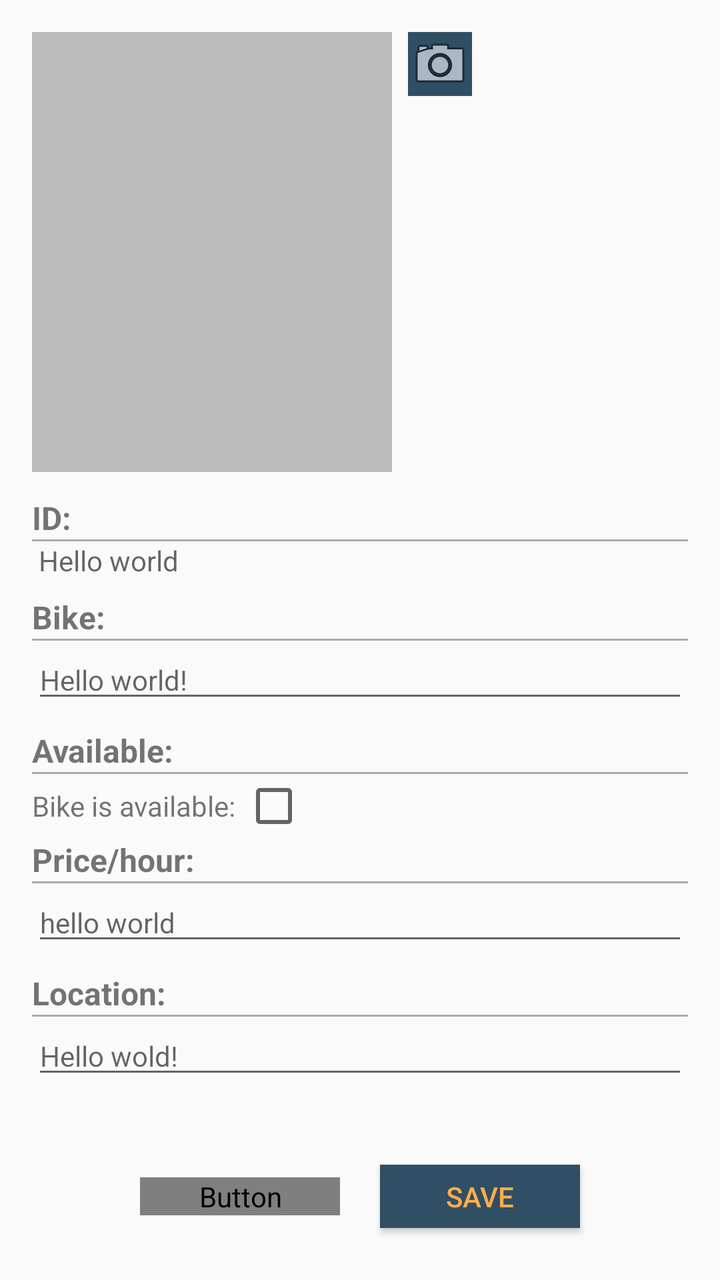
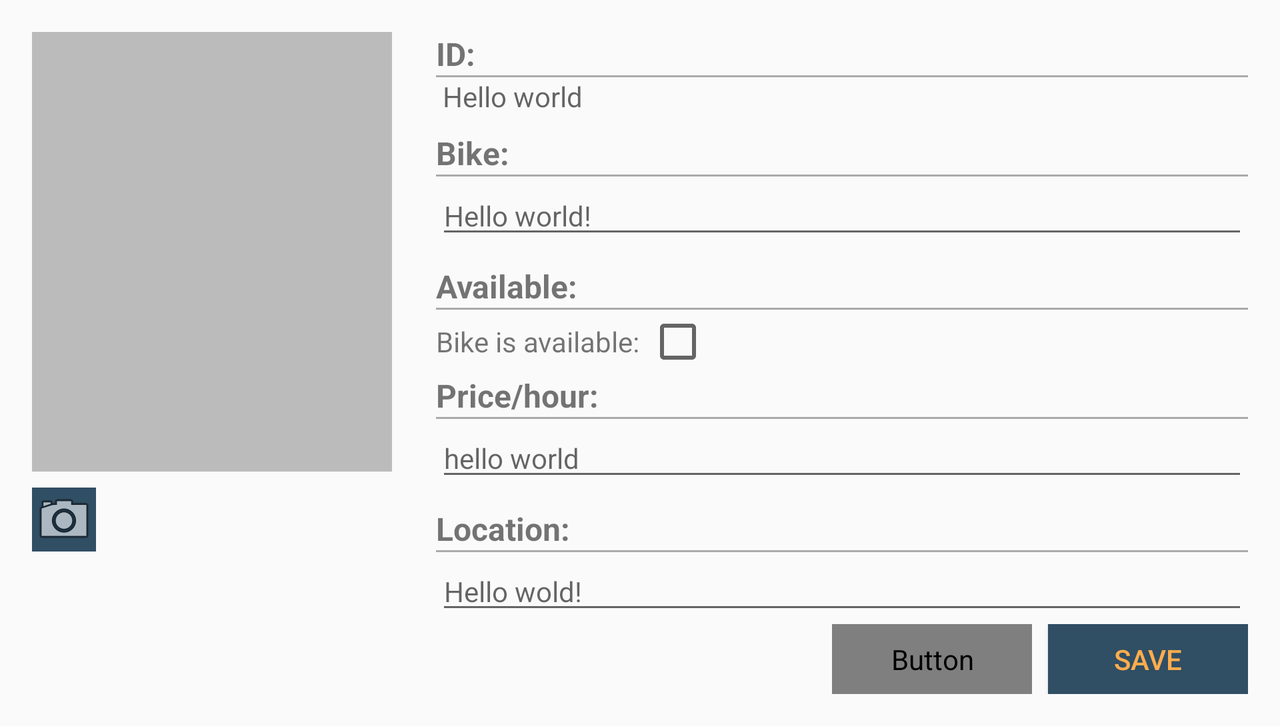

An Android layout and its configuration variant, each rendered on a device that would load it. The default file and the variant file are quoted in full after the pictures.
<!-- AndroidManifest.xml: application theme AppTheme -->
<!-- res/layout/activity_edit_bike.xml -->
<LinearLayout xmlns:android="http://schemas.android.com/apk/res/android"
              android:layout_width="match_parent"
              android:layout_height="match_parent"
              android:padding="16dp"
              android:orientation="vertical" >

    <LinearLayout
            android:layout_width="match_parent"
            android:layout_height="wrap_content">
        <ImageView
                android:layout_width="180dp"
                android:layout_height="220dp"
                android:scaleType="center"
                android:cropToPadding="true"
                android:layout_marginRight="8dp"
                android:layout_marginBottom="12dp"
                android:background="@color/colorBackground"
                android:id="@+id/bike_photo"/>

        <ImageButton
                android:src="@android:drawable/ic_menu_camera"
                android:layout_width="wrap_content"
                android:layout_height="wrap_content"
                android:background="@color/colorPrimaryLight"
                android:id="@+id/btn_camera"/>
    </LinearLayout>

    <LinearLayout
            android:layout_width="match_parent"
            android:layout_height="wrap_content"
            android:orientation="vertical">

        <TextView
                android:text="@string/label_bike_id"
                android:textSize="16sp"
                android:textStyle="bold"
                android:layout_width="wrap_content"
                android:layout_height="wrap_content"/>

        <View
                android:layout_width="match_parent"
                android:layout_height="1dp"
                android:background="@android:color/darker_gray"/>

        <TextView
                android:layout_width="wrap_content"
                android:textSize="14sp"
                android:layout_marginBottom="8dp"
                android:hint=" Hello world"
                android:layout_height="wrap_content" android:id="@+id/bike_id"/>

        <TextView
                android:text="@string/label_bike_name"
                android:textStyle="bold"
                android:textSize="16sp"
                android:layout_width="wrap_content"
                android:layout_height="wrap_content"/>

        <View
                android:layout_width="match_parent"
                android:layout_height="1dp"
                android:background="@android:color/darker_gray"/>

        <EditText
                android:layout_width="match_parent"
                android:textSize="14sp"
                android:layout_marginBottom="8dp"
                android:hint="Hello world!"
                android:layout_height="wrap_content" android:id="@+id/bike_name"/>

        <TextView
                android:text="@string/label_available"
                android:textStyle="bold"
                android:textSize="16sp"
                android:layout_width="wrap_content"
                android:layout_height="wrap_content"/>

        <View
                android:layout_width="match_parent"
                android:layout_height="1dp"
                android:background="@android:color/darker_gray"/>

        <LinearLayout
                android:layout_width="match_parent"
                android:layout_height="wrap_content"
                android:orientation="horizontal">

            <TextView
                    android:layout_width="wrap_content"
                    android:textSize="14sp"
                    android:text="Bike is available: "
                    android:layout_marginBottom="8dp"
                    android:layout_height="wrap_content"/>

            <CheckBox
                    android:layout_width="wrap_content"
                    android:layout_height="wrap_content"
                    android:id="@+id/bike_available"
            />

        </LinearLayout>
        <TextView
                android:text="@string/label_bike_price"
                android:textStyle="bold"
                android:textSize="16sp"
                android:layout_width="wrap_content"
                android:layout_height="wrap_content"/>

        <View
                android:layout_width="match_parent"
                android:layout_height="1dp"
                android:background="@android:color/darker_gray"/>

        <EditText
                android:layout_width="match_parent"
                android:hint="hello world"
                android:inputType="number"
                android:textSize="14sp"
                android:layout_marginBottom="8dp"
                android:layout_height="wrap_content" android:id="@+id/bike_price"/>

        <TextView
                android:text="@string/label_location"
                android:textStyle="bold"
                android:textSize="16sp"
                android:layout_width="wrap_content"
                android:layout_height="wrap_content"/>

        <View
                android:layout_width="match_parent"
                android:layout_height="1dp"
                android:background="@android:color/darker_gray"/>

        <EditText
                android:layout_width="match_parent"
                android:textSize="14sp"
                android:hint="Hello wold!"
                android:layout_marginBottom="28dp"
                android:layout_height="wrap_content" android:id="@+id/bike_location"/>
    </LinearLayout>

    <LinearLayout
            android:layout_width="match_parent"
            android:layout_height="wrap_content"
            android:gravity="center"
            android:orientation="horizontal"
    >
        <Button
                android:text="@string/btn_delete"
                android:textAllCaps="true"
                android:textColor="@color/colorWhite"
                android:background="@color/colorUnavailable"
                android:id="@+id/btn_delete"
                android:layout_width="100dp"
                android:layout_margin="10dp"
                android:layout_height="wrap_content"/>

        <Button
                android:text="@string/btn_save"
                android:textAllCaps="true"
                android:background="@color/colorPrimaryLight"
                android:textColor="@color/colorSecondary"
                android:id="@+id/btn_save"
                android:layout_margin="10dp"
                android:layout_width="100dp"
                android:layout_height="wrap_content"/>
    </LinearLayout>

</LinearLayout>
<!-- resources referenced by this layout -->
<resources>
  <color name="colorBackground">#BBBBBB</color>
  <color name="colorPrimaryLight">#304E64</color>
  <color name="colorSecondary">#FFAD4C</color>
  <color name="colorUnavailable">#AA0000</color>
  <string name="btn_delete">Delete</string>
  <string name="btn_save">Save</string>
  <string name="label_available">"Available: "</string>
  <string name="label_bike_id">"ID: "</string>
  <string name="label_bike_name">"Bike: "</string>
  <string name="label_bike_price">"Price/hour: "</string>
  <string name="label_location">"Location: "</string>
  <style name="AppTheme" parent="Theme.AppCompat.Light.DarkActionBar">
          
          <item name="colorPrimary">@color/colorPrimary</item>
          <item name="colorPrimaryDark">@color/colorPrimaryLight</item>
          <item name="colorAccent">@color/colorSecondary</item>
      </style>
  <color name="colorPrimary">#243D4D</color>
</resources>
<!-- res/layout-land/activity_edit_bike.xml (the repository's variant of the layout above) -->
<!-- drawn on the phone turned sideways -->
<ScrollView xmlns:android="http://schemas.android.com/apk/res/android"
            android:layout_width="match_parent"
            android:layout_height="match_parent"
            android:padding="16dp"
            android:orientation="vertical" >

    <LinearLayout
            android:layout_width="match_parent"
            android:layout_height="match_parent"
            android:orientation="horizontal"
            android:weightSum="1"
    >

        <LinearLayout
                android:layout_width="wrap_content"
                android:orientation="vertical"
                android:layout_height="wrap_content">

            <ImageView
                    android:layout_width="180dp"
                    android:layout_height="220dp"
                    android:scaleType="center"
                    android:cropToPadding="true"
                    android:layout_marginEnd="22dp"
                    android:background="@color/colorBackground"
                    android:id="@+id/bike_photo"/>

            <ImageButton
                    android:src="@android:drawable/ic_menu_camera"
                    android:layout_width="wrap_content"
                    android:layout_height="wrap_content"
                    android:layout_marginTop="8dp"
                    android:background="@color/colorPrimaryLight"
                    android:id="@+id/btn_camera"/>
        </LinearLayout>

        <LinearLayout
                android:layout_width="match_parent"
                android:layout_height="wrap_content"
                android:orientation="vertical">

            <TextView
                    android:text="@string/label_bike_id"
                    android:textSize="16sp"
                    android:textStyle="bold"
                    android:layout_width="wrap_content"
                    android:layout_height="wrap_content"/>

            <View
                    android:layout_width="match_parent"
                    android:layout_height="1dp"
                    android:background="@android:color/darker_gray"/>

            <TextView
                    android:layout_width="wrap_content"
                    android:textSize="14sp"
                    android:layout_marginBottom="8dp"
                    android:hint=" Hello world"
                    android:layout_height="wrap_content" android:id="@+id/bike_id"/>

            <TextView
                    android:text="@string/label_bike_name"
                    android:textStyle="bold"
                    android:textSize="16sp"
                    android:layout_width="wrap_content"
                    android:layout_height="wrap_content"/>

            <View
                    android:layout_width="match_parent"
                    android:layout_height="1dp"
                    android:background="@android:color/darker_gray"/>

            <EditText
                    android:layout_width="match_parent"
                    android:textSize="14sp"
                    android:layout_marginBottom="8dp"
                    android:hint="Hello world!"
                    android:layout_height="wrap_content" android:id="@+id/bike_name"/>

            <TextView
                    android:text="@string/label_available"
                    android:textStyle="bold"
                    android:textSize="16sp"
                    android:layout_width="wrap_content"
                    android:layout_height="wrap_content"/>

            <View
                    android:layout_width="match_parent"
                    android:layout_height="1dp"
                    android:background="@android:color/darker_gray"/>


            <LinearLayout
                    android:layout_width="match_parent"
                    android:layout_height="wrap_content"
                    android:orientation="horizontal">

                <TextView
                        android:layout_width="wrap_content"
                        android:textSize="14sp"
                        android:text="Bike is available: "
                        android:layout_marginBottom="8dp"
                        android:layout_height="wrap_content"/>

                <CheckBox
                        android:layout_width="wrap_content"
                        android:layout_height="wrap_content"
                        android:id="@+id/bike_available"
                />

            </LinearLayout>

            <TextView
                    android:text="@string/label_bike_price"
                    android:textStyle="bold"
                    android:textSize="16sp"
                    android:layout_width="wrap_content"
                    android:layout_height="wrap_content"/>

            <View
                    android:layout_width="match_parent"
                    android:layout_height="1dp"
                    android:background="@android:color/darker_gray"/>

            <EditText
                    android:layout_width="match_parent"
                    android:hint="hello world"
                    android:inputType="number"
                    android:textSize="14sp"
                    android:layout_marginBottom="8dp"
                    android:layout_height="wrap_content" android:id="@+id/bike_price"/>

            <TextView
                    android:text="@string/label_location"
                    android:textStyle="bold"
                    android:textSize="16sp"
                    android:layout_width="wrap_content"
                    android:layout_height="wrap_content"/>

            <View
                    android:layout_width="match_parent"
                    android:layout_height="1dp"
                    android:background="@android:color/darker_gray"/>

            <EditText
                    android:layout_width="match_parent"
                    android:textSize="14sp"
                    android:hint="Hello wold!"
                    android:layout_height="wrap_content" android:id="@+id/bike_location"/>

            <LinearLayout
                    android:layout_width="match_parent"
                    android:layout_height="wrap_content"
                    android:gravity="right"
                    android:orientation="horizontal"
            >
                <Button
                        android:text="@string/btn_delete"
                        android:textAllCaps="true"
                        android:textColor="@color/colorWhite"
                        android:background="@color/colorUnavailable"
                        android:id="@+id/btn_delete"
                        android:layout_width="100dp"
                        android:layout_height="35dp"/>

                <Button
                        android:text="@string/btn_save"
                        android:textAllCaps="true"
                        android:background="@color/colorPrimaryLight"
                        android:textColor="@color/colorSecondary"
                        android:id="@+id/btn_save"
                        android:layout_marginLeft="8dp"
                        android:layout_width="100dp"
                        android:layout_height="35dp"/>
            </LinearLayout>
        </LinearLayout>
    </LinearLayout>
</ScrollView>
